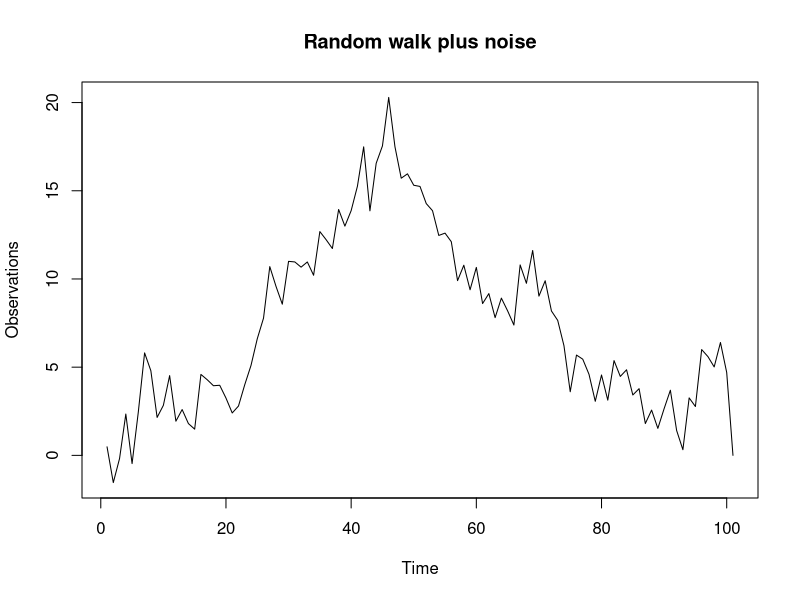
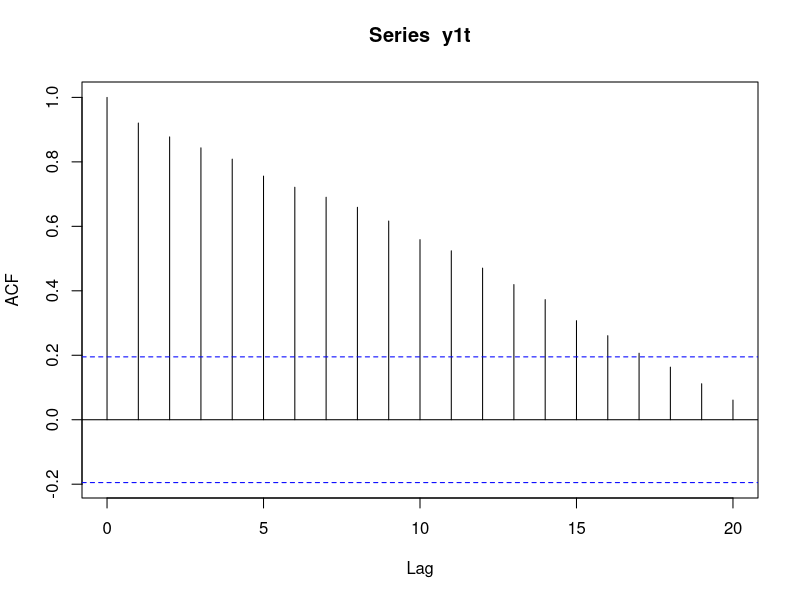
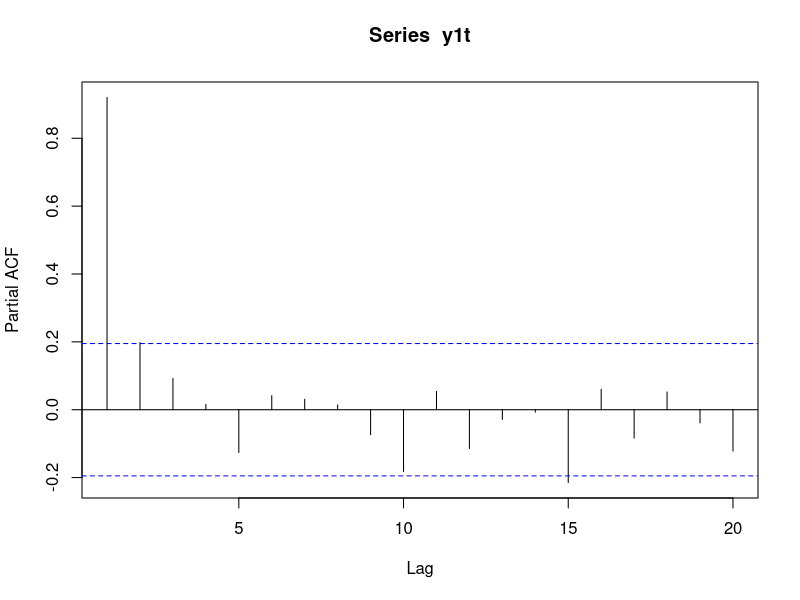
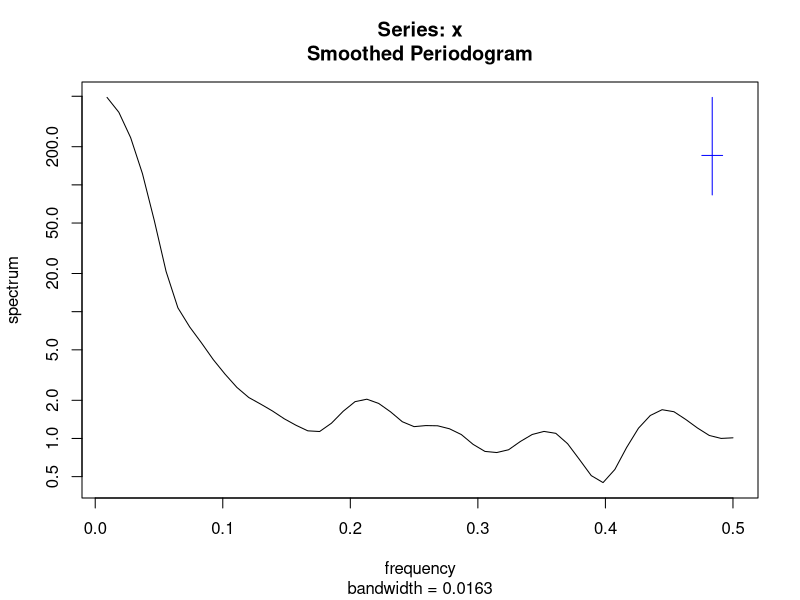
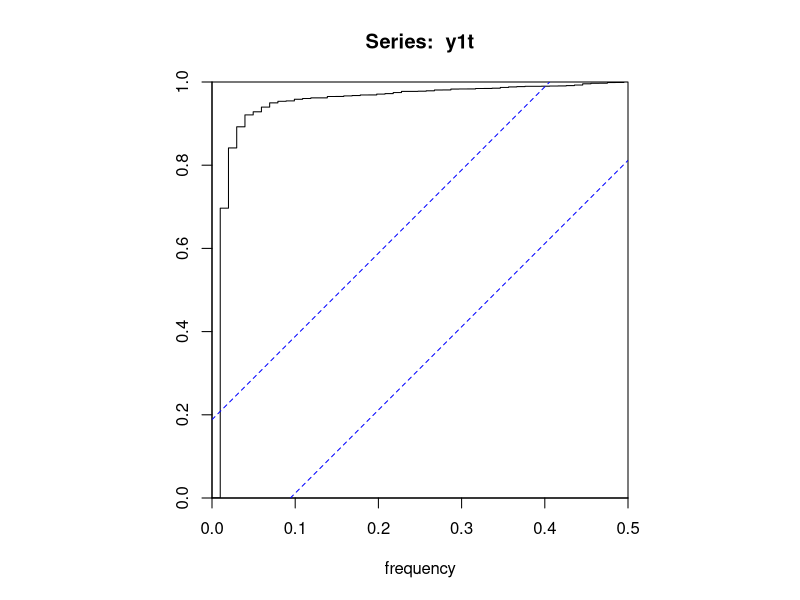
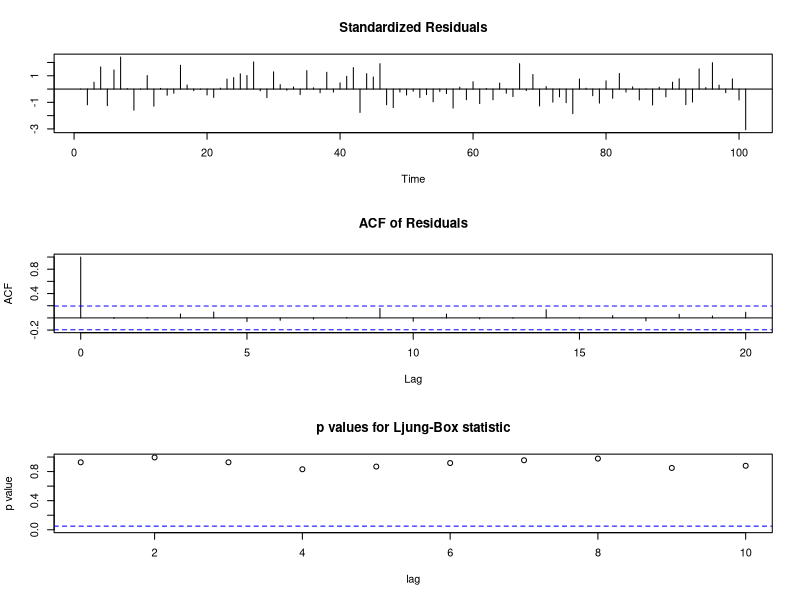
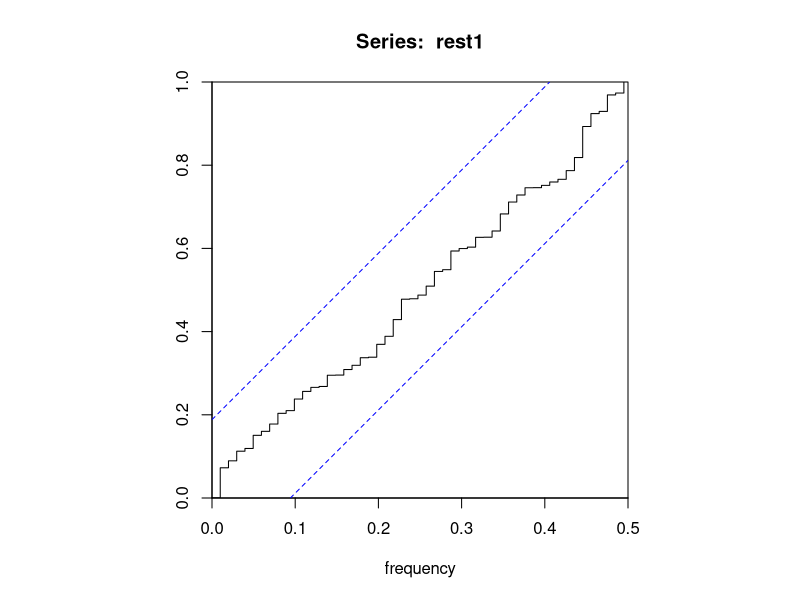
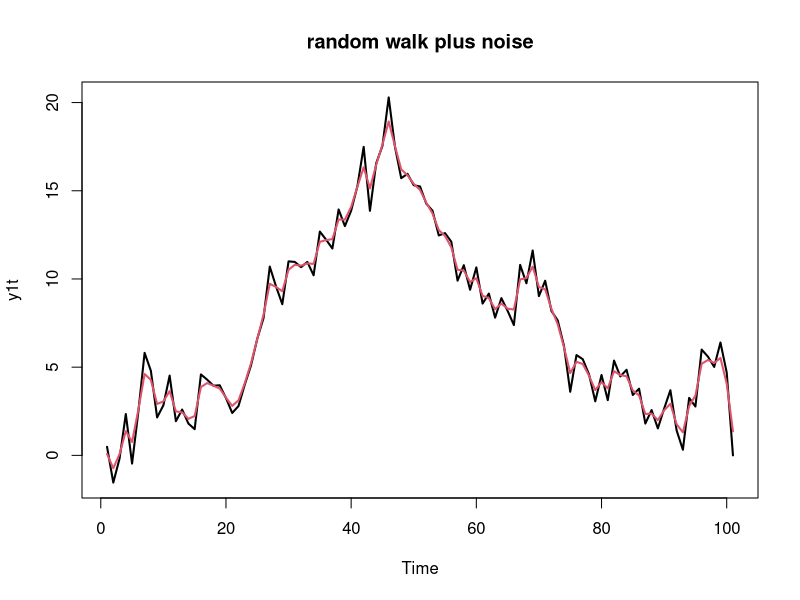

Recreate these plots in R, in order. (Note: this script raises an error after producing the figures.)
############################# SPACE STATE Modells ###############
##### simulate a random walk plus noise ##########
x1<-rep(0,100)
y1<-rep(0,101)
for (i in 1:100){y1[i]<-x1[i]+rnorm(1);x1[i+1]<-x1[i]+rnorm(1)}
y1t<-ts(y1)
plot(y1t, main="Random walk plus noise",ylab="Observations")
acf(y1t)
pacf(y1t)
spectrum(y1t,span=c(4,4))
cpgram(y1t)
str(y1t)
#######################
############### Kalman filter #########
help(StructTS)
Sy<-StructTS(y1t,"level")
Sy
str(Sy)
tsdiag(Sy)
str(Sy)
rest1<-Sy$resid
cpgram(rest1)

help(tsSmooth)
tsSmooth(Sy)
plot(y1t, main="random walk plus noise",lwd=2)
lines(tsSmooth(Sy),lwd=2,col=2)
legend(locator(n=1),legend=c("observations","tsSmooth"),col=1:2,lty=1,lwd=2)


## Example treering from the help file ###
help(treering)
fit <- StructTS(trees, type = "level")
plot(trees)
lines(fitted(fit), col = "green")
tsdiag(fit)# diagnostic of a result from StructTS##


###### structural model with trend ##############
x2<-rep(0,201)
y2<-rep(0,201)
for (i in 1:200){y2[i]<-0.025*i+x2[i]+rnorm(1);x2[i+1]<-x2[i]+rnorm(1)}
y2t<-ts(y2)
plot(y2t, main="Structural model", ylab="Observations")
Sy2<-StructTS(y2t,"trend")
str(Sy2)
Sy2
tsdiag(Sy2)
rest2<-Sy2$residuals
cpgram(rest2) # compare this result with tsdiag
acf(rest2)
pacf(rest2)
spectrum(rest2)
spectrum(rest2,spans=c(3,3))

SSy2<-tsSmooth(Sy2)
SSy2
plot(SSy2)

plot(Sy2$data)
lines(Sy2$resid,col=2)
plot(SSy2[,1], main="level")
plot(SSy2[,2],main="slope")
plot(y2t,lwd=2,main="Structural model", ylab="Observations" )
lines(SSy2[,1],col=2,lwd=2)
legend(locator(n=1),legend=c("observations","tsSmooth"),col=1:2,lty=1,lwd=2)



########### Example -real data set ##################
########### 
help(AirPassengers)
x11()
plot(AirPassengers)
ts<-AirPassengers
ts
str(ts)
tts<-StructTS(ts,"BSM")
tts1<-tsSmooth(tts)
tts1
lines(tts1[,1],col=2,lwd=2)
plot(tts1)
tsdiag(tts)
##############Compare with stl #########
stl(AirPassengers,"per")
plot(stl(AirPassengers,"per"))
